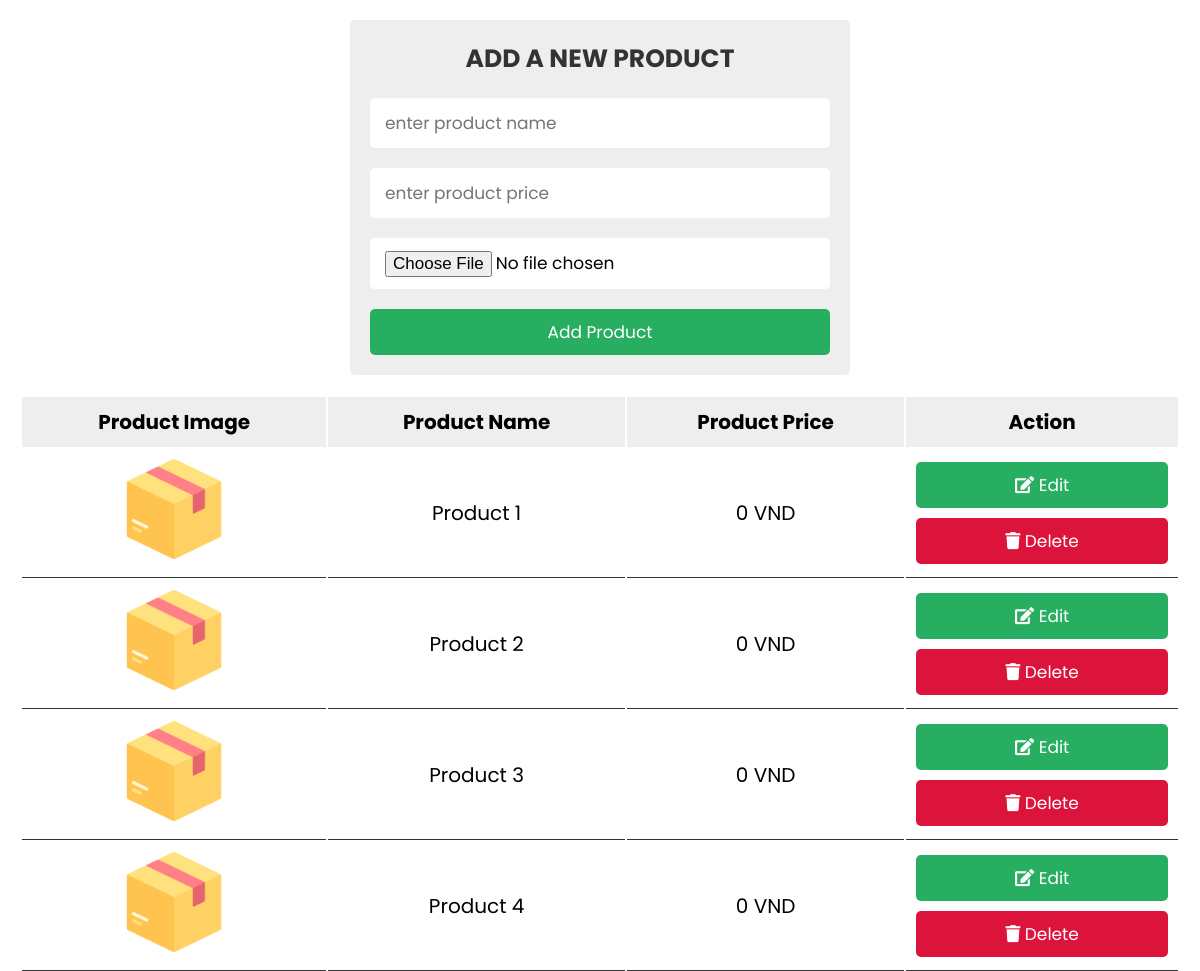
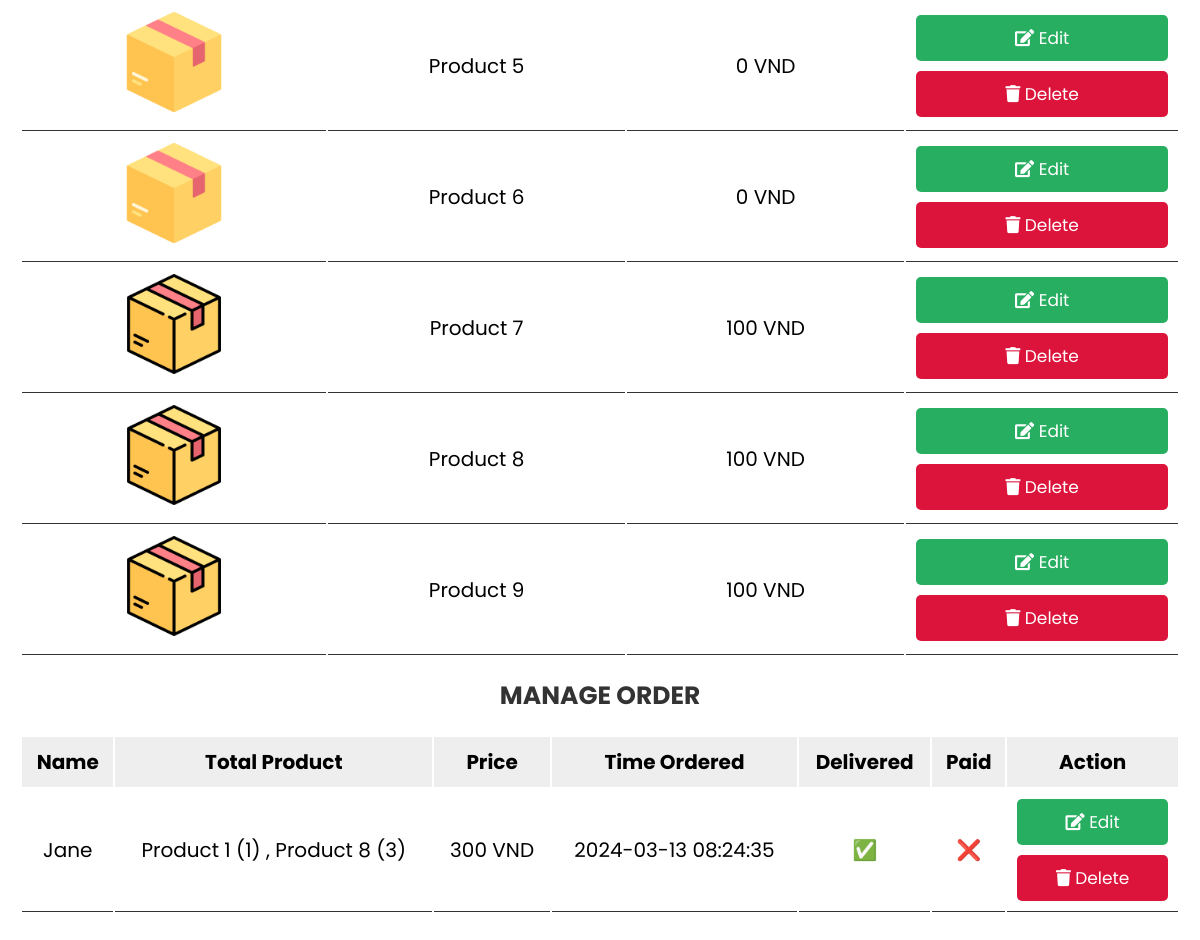
The app's page /admin_page.php (signed in) with its own data (2 pictures, top to bottom).
### tables this page shows
CREATE TABLE `products` (
  `id` int(100) NOT NULL,
  `name` varchar(100) NOT NULL,
  `price` int(11) NOT NULL,
  `image` varchar(100) NOT NULL
);

CREATE TABLE `order` (
  `id` int(100) NOT NULL,
  `user_id` int(100) NOT NULL,
  `name` varchar(100) NOT NULL,
  `number` varchar(100) NOT NULL,
  `email` varchar(100) NOT NULL,
  `method` varchar(100) NOT NULL,
  `address` varchar(100) NOT NULL,
  `total_products` varchar(255) NOT NULL,
  `total_price` int(11) NOT NULL,
  `time_order` timestamp NOT NULL DEFAULT current_timestamp(),
  `delivered` tinyint(1) NOT NULL DEFAULT 0,
  `paid` tinyint(1) NOT NULL DEFAULT 0
);

### admin_page.php (the view, shortened to what this page needs)
<?php
include 'config.php';
?>
<!DOCTYPE html>
<html lang="en">
<head>
   <link rel="stylesheet" href="https://cdnjs.cloudflare.com/ajax/libs/font-awesome/5.15.4/css/all.min.css">
   <link rel="stylesheet" href="css/style1.css">
</head>
<body>
<div class="container">
   <div class="admin-product-form-container">
      <form action="<?php $_SERVER['PHP_SELF'] ?>" method="post" enctype="multipart/form-data">
         <h3>Add A New Product</h3>
         <input type="text" placeholder="enter product name" name="product_name" class="box">
         <input type="number" placeholder="enter product price" name="product_price" class="box">
         <input type="file" accept="image/png, image/jpeg, image/jpg" name="product_image" class="box">
         <input type="submit" class="btn" name="add_product" value="add product">
      </form>
   </div>
   <?php
   $select = mysqli_query($conn, "SELECT * FROM products");
   ?>
   <div class="product-display">
      <table class="product-display-table">
         <thead>
         <tr>
            <th>product image</th>
            <th>product name</th>
            <th>product price</th>
            <th>action</th>
         </tr>
         </thead>
         <?php while($row = mysqli_fetch_assoc($select)){ ?>
         <tr>
            <td><img src="images/<?php echo $row['image']; ?>" height="100" alt=""></td>
            <td><?php echo $row['name']; ?></td>
            <td><?php echo $row['price']; ?> VND </td>
            <td>
               <a href="admin_update.php?edit=<?php echo $row['id']; ?>" class="btn"> <i class="fas fa-edit"></i> edit </a>
               <a href="admin_page.php?delete=<?php echo $row['id']; ?>" class="btn"> <i class="fas fa-trash"></i> delete </a>
            </td>
         </tr>
      <?php } ?>
      </table>
   </div>
   <h3>Manage Order</h3>
   <?php
   $select_ = mysqli_query($conn, "SELECT * FROM `order`");
   ?>
   <div class="product-display">
      <table class="product-display-table">
         <thead>
         <tr>
            <th>name</th>
            <th>total product</th>
            <th>price</th>
            <th>time ordered</th>
            <th>delivered</th>
            <th>paid</th>
            <th>action</th>
         </tr>
         </thead>
         <?php while($row = mysqli_fetch_assoc($select_)){ ?>
         <tr>
            <td><?php echo $row['name']; ?></td>
            <td><?php echo $row['total_products']; ?>  </td>
            <td><?php echo $row['total_price']; ?> VND </td>
            <td><?php echo $row['time_order']; ?></td>
            <td><?php if ($row['delivered'] == 0) { echo '❌';} else {echo '✅';} ?> </td>
            <td><?php if ($row['paid'] == 0) { echo '❌';} else {echo '✅';} ?> </td>
            <td>
               <a href="admin_update_order.php?edit=<?php echo $row['id']; ?>" class="btn"> <i class="fas fa-edit"></i> edit </a>
               <a href="admin_page.php?deleteOrder=<?php echo $row['id']; ?>" class="btn"> <i class="fas fa-trash"></i> delete </a>
            </td>
         </tr>
      <?php } ?>
      </table>
   </div>
</div>
</body>
</html>

### css/style1.css (style rules this page uses)
:root { --green:#27ae60; --black:#333; --white:#fff; --bg-color:#eee; --box-shadow:0 .5rem 1rem rgba(0,0,0,.1); --border:.1rem solid var(--black); }
* { font-family: 'Poppins', sans-serif; margin:0; padding:0; box-sizing: border-box; outline: none; border:none; text-decoration: none; text-transform: capitalize; }
html { font-size: 62.5%; overflow-x: hidden; }
.btn { display: block; width: 100%; cursor: pointer; border-radius: .5rem; margin-top: 1rem; font-size: 1.7rem; padding:1rem 3rem; background: var(--green); color:var(--white); text-align: center; }
.container { max-width: 1200px; padding:2rem; margin:0 auto; }
.admin-product-form-container form { max-width: 50rem; margin:0 auto; padding:2rem; border-radius: .5rem; background: var(--bg-color); }
.admin-product-form-container form h3 { text-transform: uppercase; color:var(--black); margin-bottom: 1rem; text-align: center; font-size: 2.5rem; }
.admin-product-form-container form .box { width: 100%; border-radius: .5rem; padding:1.2rem 1.5rem; font-size: 1.7rem; margin:1rem 0; background: var(--white); text-transform: none; }
.product-display { margin:2rem 0; }
.product-display .product-display-table { width: 100%; text-align: center; }
.product-display .product-display-table thead { background: var(--bg-color); }
.product-display .product-display-table th { padding:1rem; font-size: 2rem; }
.product-display .product-display-table td { padding:1rem; font-size: 2rem; border-bottom: var(--border); }
.product-display .product-display-table .btn:first-child { margin-top: 0; }
.product-display .product-display-table .btn:last-child { background: crimson; }
h3 { text-transform: uppercase; color:var(--black); margin-bottom: 1rem; text-align: center; font-size: 2.5rem; }

### records on screen
products: image (picture), name "Product 1", price "0"
products: image (picture), name "Product 2", price "0"
products: image (picture), name "Product 3", price "0"
products: image (picture), name "Product 4", price "0"
products: image (picture), name "Product 5", price "0"
products: image (picture), name "Product 6", price "0"
products: image (picture), name "Product 7", price "100"
products: image (picture), name "Product 8", price "100"
products: image (picture), name "Product 9", price "100"
order: name "Jane", total_products "Product 1 (1) , Product 8 (3)", total_price "300", time_order "2024-03-13 08:24:35"
